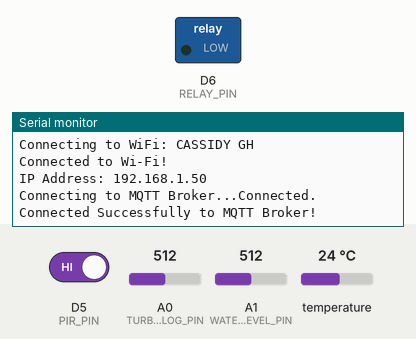
Recording of a sketch running on a simulated Arduino Uno R4 WiFi. Parts: switched loads named in the sketch (green lamp = pin HIGH), the last lines printed to the serial monitor. The inputs (shaded band) are chosen by the test bench; at power-on: A1 (WATER_LEVEL_PIN) = 512, D5 (PIR_PIN) HIGH, A0 (TURBIDITY_ANALOG_PIN) = 512, temperature 24 °C. WiFi joins after 1.5 s; servers stay silent unless stated; no MQTT or app messages arrive unless stated; pins used as bus, display or sensor lines are not drawn.

Above: at 2.7 s.
2.8 s: A1 (WATER_LEVEL_PIN) set to 465
At 8.8 s:
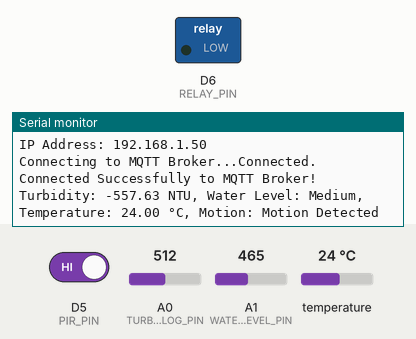
14.8 s: A1 (WATER_LEVEL_PIN) set to 441
At 18.9 s:
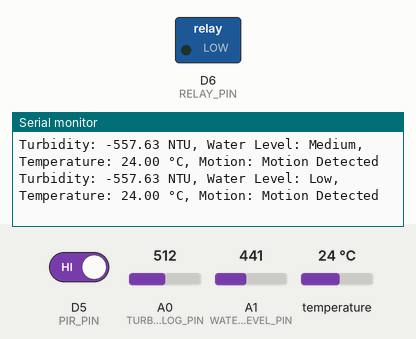

The sketch:

arduino_3.ino
```cpp
#include <PubSubClient.h>
#include <WiFiS3.h>
#include <OneWire.h>
#include <DallasTemperature.h>
#include <WiFiSSLClient.h>


 WiFiSSLClient wifiClient;
PubSubClient client(wifiClient);

// Pin Definitions
#define TURBIDITY_ANALOG_PIN A0
#define WATER_LEVEL_PIN A1
#define BUZZER_PIN 3
#define TEMP_SENSOR_PIN 4
#define PIR_PIN 5
#define RELAY_PIN 6


// Wi-Fi credentials
const char* ssid = "CASSIDY GH";
const char* password = "*******";

// MQTT credentials
const char* mqtt_server = "myfarmers.xyz";
const char* mqtt_username = "burna";
const char* mqtt_password = "*********";
const char* clientID = "Burnaboy24";
const char* pub_topic = "SENSORS";
const char* sub_topic = "DEVICE";

const char caCert[] PROGMEM = R"EOF(
Server certificate
-----BEGIN CERTIFICATE-----

-----END CERTIFICATE-----
-----BEGIN CERTIFICATE-----
-----END CERTIFICATE-----
)EOF";


// Calibration parameters for sensors
const float TURBIDITY_SLOPE = -2.0708;
const float TURBIDITY_INTERCEPT = 502.6154;

OneWire oneWire(TEMP_SENSOR_PIN);
DallasTemperature sensors(&oneWire);

long last_loop_time;
boolean relay_status;
boolean buzzer_status;

// Function Prototypes
void put_on_relay();
void put_off_relay();
void beep_buzzer();
uint16_t read_motion_sensor();
float read_temp_sensor();
String read_water_level();
float read_turbidity();
void connectToWiFi();
void ReceivedMessage(char* topic, byte* payload, unsigned int payload_length);
bool Connect();
boolean mqtt_client_publish(const char* topic, const char* msg);

void setup() {
  Serial.begin(115200);


  connectToWiFi();// Connect to Wi-Fi


  wifiClient.setCACert(caCert); // Set the root CA certificate


  client.setServer(mqtt_server, 8883);
  client.setCallback(ReceivedMessage);

  if (Connect()) {
    Serial.println("Connected Successfully to MQTT Broker!");
  } else {
    Serial.println("Connection Failed!");
  }

  // Pin Modes
  pinMode(TURBIDITY_ANALOG_PIN, INPUT);
  pinMode(WATER_LEVEL_PIN, INPUT);
  pinMode(BUZZER_PIN, OUTPUT);
  pinMode(PIR_PIN, INPUT);
  pinMode(RELAY_PIN, OUTPUT);


  sensors.begin();// Initialize sensors

  // Initialize relay and buzzer states
  put_off_relay();
  noTone(BUZZER_PIN);

  last_loop_time = millis();
  relay_status = false;
  buzzer_status = false;
}

void loop() {
  long now = millis();

  if ((now - last_loop_time) > 5000) {
    last_loop_time = now;
    if (!client.connected()) {
      if (Connect()) {
        Serial.println("Reconnected to MQTT Broker!");
      } else {
        Serial.println("Reconnection Failed!");
      }
    }
    client.loop();

    // Read sensors
    float turbidity = read_turbidity();
    String waterLevel = read_water_level();
    float temperature = read_temp_sensor();
    uint16_t motion = read_motion_sensor();
    char msg[256];

    char motion_str[20];
    if (motion) {
      strcpy(motion_str, "Motion Detected");
       mqtt_client_publish("MOTION_ALARM", "ON");
      beep_buzzer();

    } else {
      strcpy(motion_str, "No Motion Detected");
    }


    // Publish data to MQTT
    sprintf(msg, "Turbidity: %3.2f NTU, Water Level: %s, Temperature: %3.2f °C, Motion: %s", turbidity, waterLevel.c_str(), temperature, motion_str);
    mqtt_client_publish(pub_topic, msg);

    Serial.println(msg);
  }
}

void put_on_relay() {
  digitalWrite(RELAY_PIN, HIGH);
}

void put_off_relay() {
  digitalWrite(RELAY_PIN, LOW);
}

void beep_buzzer() {
analogWrite(BUZZER_PIN, 50); // Set the duty cycle to maximum
  delay(1000); // Beep for 1 second
  analogWrite(BUZZER_PIN, 0);
}

uint16_t read_motion_sensor() {
  uint16_t motionValue = digitalRead(PIR_PIN);
  return motionValue;
}

float read_temp_sensor() {
  sensors.requestTemperatures();
  float temperature = sensors.getTempCByIndex(0);
  return temperature;
}

String read_water_level() {
  int waterLevelReading = analogRead(WATER_LEVEL_PIN);
 if (waterLevelReading <= 200) {
    return "Empty";
  } else if (waterLevelReading > 200 && waterLevelReading <= 450) {
    return "Low";
  } else if (waterLevelReading > 450 && waterLevelReading <= 600) {
    return "Medium";
  } else {
    return "Full";
  }

}

float read_turbidity() {
  int turbidityReading = analogRead(TURBIDITY_ANALOG_PIN);
  float turbidity = (turbidityReading * TURBIDITY_SLOPE) + TURBIDITY_INTERCEPT;
  return turbidity;
}

void connectToWiFi() {
  Serial.print("Connecting to WiFi: ");
  Serial.println(ssid);
  WiFi.begin(ssid, password);

  int attempts = 0;
  while (WiFi.status() != WL_CONNECTED) {
    delay(1000);
    Serial.println("Connecting to WiFi...");
    attempts++;
    if (attempts > 10) {
      Serial.println("Connection failed. Check credentials.");
      break;
    }
  }

  if (WiFi.status() == WL_CONNECTED) {
    Serial.println("Connected to Wi-Fi!");
    Serial.print("IP Address: ");
    Serial.println(WiFi.localIP());
  }
}

void ReceivedMessage(char* topic, byte* payload, unsigned int payload_length) {
  char msg[256];
  if (payload_length > 0) {
    if (strncmp((char*)payload, "RELAY:OFF", payload_length) == 0) {
      put_off_relay();
    } else if (strncmp((char*)payload, "RELAY:ON", payload_length) == 0) {
      put_on_relay();
    } else if (strncmp((char*)payload, "BUZZER:ON", payload_length) == 0) {
      beep_buzzer();
    }
  }

  // Read and publish sensor data when a message is received
  float turbidity = read_turbidity();
  String waterLevel = read_water_level();
  float temperature = read_temp_sensor();
  uint16_t motion = read_motion_sensor();
  char motion_str[20];

  if (motion == 1) {
    strcpy(motion_str, "Motion Detected");
  } else {
    strcpy(motion_str, "No Motion Dectected");
  }

  sprintf(msg, "Turbidity: %3.2f NTU, Water Level: %s, Temperature: %3.2f °C, Motion: %s", turbidity, waterLevel.c_str(), temperature, motion_str);
  mqtt_client_publish(pub_topic, msg);
  Serial.println(msg);
}

bool Connect() {
  Serial.print("Connecting to MQTT Broker...");
  if (client.connect(clientID, mqtt_username, mqtt_password)) {
    client.subscribe(sub_topic);
    Serial.println("Connected.");
    return true;
  } else {
    Serial.print("Failed, rc=");
    Serial.print(client.state());
    Serial.println(" try again in 5 seconds");
    return false;
  }
}

boolean mqtt_client_publish(const char* topic, const char* msg) {
  boolean result = client.publish(topic, msg);
  if (!result) {
    Serial.println("Connected, but could not publish");
  }
  return result;
}
```

Measured:
- the behaviour switches between 451 and 450 on A1 (WATER_LEVEL_PIN) (found by bisection; images 1 and 2)
- after the input at 14.8 s, the serial monitor: prints a new line after 3.5 s (image 2)
